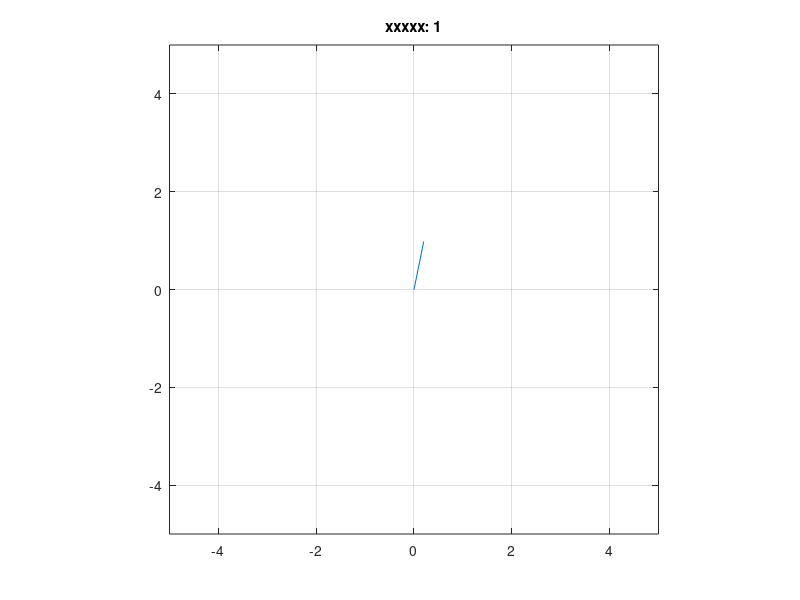

MATLAB code to generate this figure: (Note: this script raises an error after producing the figure.)
# "invp.m"
global M m l g KK;  #大域変数の宣言
M=2/3; m=1/3; l=1; g=9.8;
KK=[0,0,0,0]; #制御無し
function dx=eqn(x,t)
 global M m l g KK; #関数の中から大域変数を参照する宣言
 ut = -KK*x;  #制御入力
 D=M*l + m*l*(1-cos(x(3))^2);
 dx(1) = x(2);
 dx(2) = ( m*l^2*x(4)^2*sin(x(3)) - m*l*g*cos(x(3))*sin(x(3)) )/D ...
         + l/D * ut;
 dx(3) = x(4);
 dx(4) = ( -m*l^2*x(4)^2*cos(x(3))*sin(x(3)) + (M+m)*g*sin(x(3)) )/D ...
         - cos(x(3))/D * ut;
endfunction
x0=[0; 0; 0.2; 0];       #初期値(ちょっと倒れて静止)
n=70;                    #時間のきざみ数
tt=linspace(0,7,n);     #時間0～10の等比数列
xx=lsode("eqn", x0, tt); #常微分方程式"eqn"を解く
for i=1:n  #簡易アニメーション
 x=xx(i,1);              #第1変数が台車の位置
 theta=xx(i,3);          #第3変数が倒れ角
 plot( [x,x+l*sin(theta)], [0,l*cos(theta)] ); #線分のプロット
 axis([-5,5,-5,5],'square');    #座標軸の設定
 title(sprintf("xxxxx: %d",i)); #タイトルの設定
 grid on; drawnow();
 if ( i==1 ) sleep(1);   #初回は1秒待機
 else sleep(0.1); endif  #この数値でアニメーション速度を調整
endfor